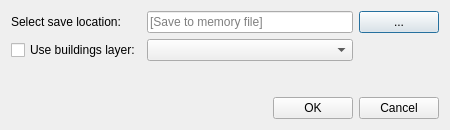
<?xml version="1.0" encoding="UTF-8"?>
<ui version="4.0">
 <class>CreatenewDialogBase</class>
 <widget class="QDialog" name="CreatenewDialogBase">
  <property name="geometry">
   <rect>
    <x>0</x>
    <y>0</y>
    <width>450</width>
    <height>130</height>
   </rect>
  </property>
  <property name="sizePolicy">
   <sizepolicy hsizetype="Preferred" vsizetype="Fixed">
    <horstretch>0</horstretch>
    <verstretch>0</verstretch>
   </sizepolicy>
  </property>
  <property name="minimumSize">
   <size>
    <width>250</width>
    <height>130</height>
   </size>
  </property>
  <property name="maximumSize">
   <size>
    <width>16777215</width>
    <height>130</height>
   </size>
  </property>
  <property name="windowTitle">
   <string>Create new frontage layer</string>
  </property>
  <layout class="QGridLayout" name="gridLayout">
   <item row="0" column="0">
    <widget class="QLabel" name="label">
     <property name="sizePolicy">
      <sizepolicy hsizetype="Maximum" vsizetype="Maximum">
       <horstretch>0</horstretch>
       <verstretch>0</verstretch>
      </sizepolicy>
     </property>
     <property name="text">
      <string>Select save location:</string>
     </property>
    </widget>
   </item>
   <item row="0" column="3">
    <widget class="QPushButton" name="pushButtonSelectLocation">
     <property name="sizePolicy">
      <sizepolicy hsizetype="Maximum" vsizetype="Fixed">
       <horstretch>0</horstretch>
       <verstretch>0</verstretch>
      </sizepolicy>
     </property>
     <property name="text">
      <string>...</string>
     </property>
    </widget>
   </item>
   <item row="1" column="0">
    <widget class="QCheckBox" name="createNewFileCheckBox">
     <property name="enabled">
      <bool>true</bool>
     </property>
     <property name="text">
      <string>Use buildings layer:</string>
     </property>
    </widget>
   </item>
   <item row="2" column="2">
    <spacer name="verticalSpacer">
     <property name="orientation">
      <enum>Qt::Vertical</enum>
     </property>
     <property name="sizeHint" stdset="0">
      <size>
       <width>66</width>
       <height>12</height>
      </size>
     </property>
    </spacer>
   </item>
   <item row="3" column="2">
    <widget class="QPushButton" name="pushButtonNewFileDLG">
     <property name="sizePolicy">
      <sizepolicy hsizetype="Maximum" vsizetype="Fixed">
       <horstretch>0</horstretch>
       <verstretch>0</verstretch>
      </sizepolicy>
     </property>
     <property name="text">
      <string>OK</string>
     </property>
    </widget>
   </item>
   <item row="3" column="3">
    <widget class="QPushButton" name="closePopUpButton">
     <property name="sizePolicy">
      <sizepolicy hsizetype="Maximum" vsizetype="Fixed">
       <horstretch>0</horstretch>
       <verstretch>0</verstretch>
      </sizepolicy>
     </property>
     <property name="text">
      <string>Cancel</string>
     </property>
    </widget>
   </item>
   <item row="1" column="1" colspan="2">
    <widget class="QComboBox" name="selectLUCombo"/>
   </item>
   <item row="0" column="1" colspan="2">
    <widget class="QLineEdit" name="lineEditFrontages">
     <property name="placeholderText">
      <string>[Save to memory file]</string>
     </property>
    </widget>
   </item>
  </layout>
 </widget>
 <resources/>
 <connections/>
</ui>
